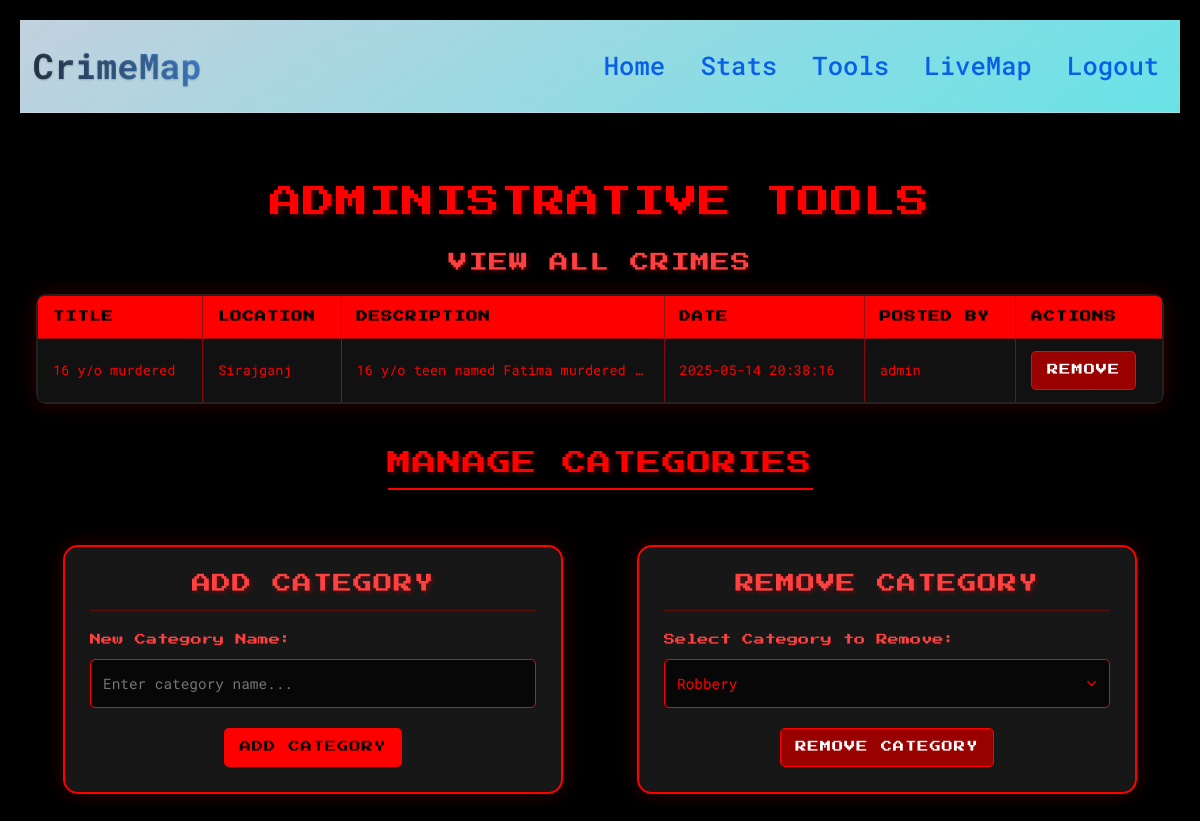
/admin-tools (signed in), run on an earlier commit of the app's database.
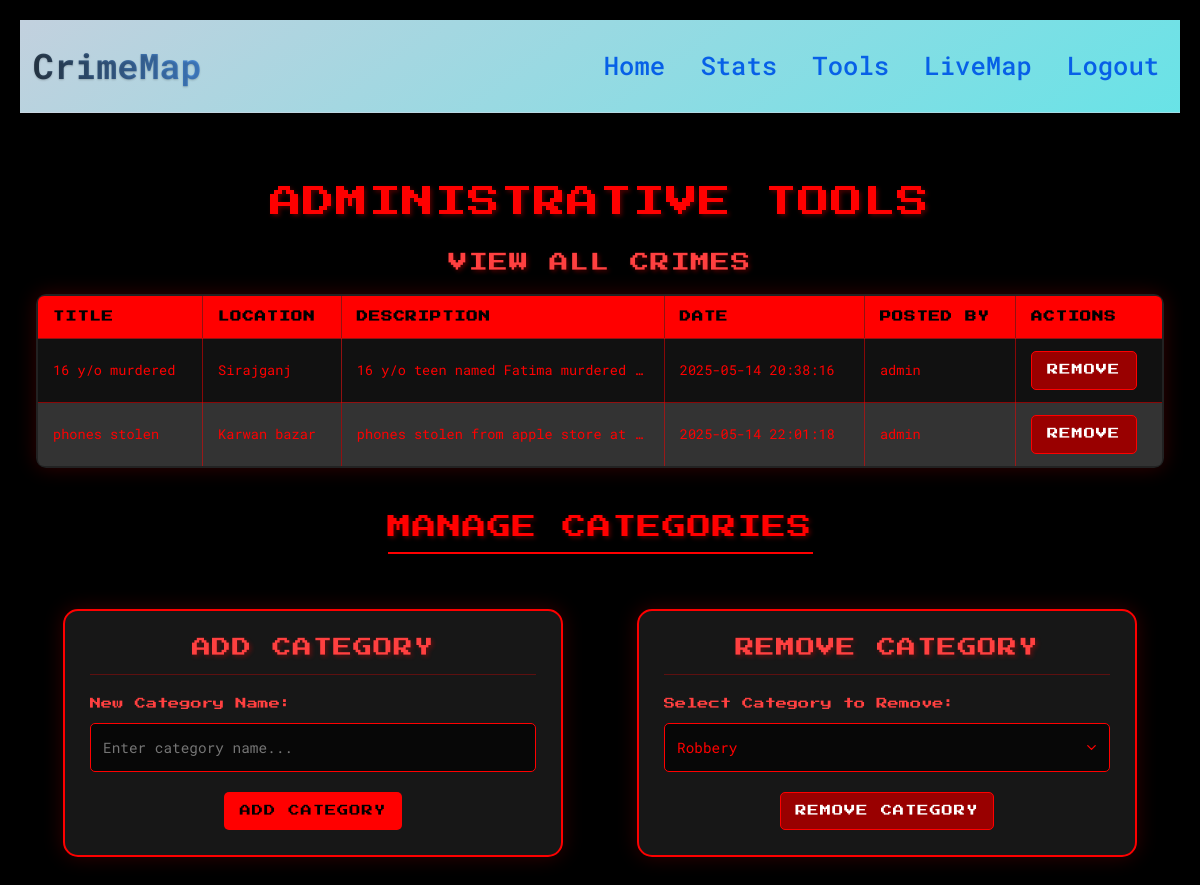
And on a later commit of the database.
### website/models.py (models this page shows)
class Crime(db.Model):
    __tablename__ = 'crime'
    __table_args__ = {'extend_existing': True}
    id = db.Column(db.Integer, primary_key=True)
    title = db.Column(db.String(100))
    location = db.Column(db.String(100))
    data = db.Column(db.String(10000))
    date = db.Column(db.DateTime(timezone=True), default=func.now())
    user_id = db.Column(db.Integer, db.ForeignKey('user.id'))

class User(db.Model, UserMixin):
    id = db.Column(db.Integer, primary_key=True)
    email = db.Column(db.String(150), unique=True)
    password = db.Column(db.String(150))
    first_name = db.Column(db.String(150))
    crimes = db.relationship('Crime')

### website/views.py (the view, shortened to what this page needs)
@views.route('/admin-tools', methods=['GET', 'POST'])
@login_required
def admin_tools():
    if current_user.id != 1:
        flash('Access denied!', category='error')
        return redirect(url_for('views.home'))
    crimes = Crime.query.all()
    for crime in crimes:
        crime.user = User.query.get(crime.user_id)
    categories = Category.query.all()
    return render_template('admin_tools.html',user=current_user, crimes=crimes, categories=categories)

### website/__init__.py (called while the page is built)
def create_app():
    app = Flask(__name__)
    app.config['SECRET_KEY'] = 'hjshjhdjah kjshkjdhjs'
    app.config['SQLALCHEMY_DATABASE_URI'] = f'sqlite:///{DB_NAME}'
    db.init_app(app)
    from .views import views
    from .auth import auth
    app.register_blueprint(views, url_prefix='/')
    app.register_blueprint(auth, url_prefix='/')
    from .models import User
    with app.app_context():
        db.create_all()
    login_manager = LoginManager()
    login_manager.login_view = 'auth.login'
    login_manager.init_app(app)
    @login_manager.user_loader
    def load_user(id):
        return User.query.get(int(id))
    return app

### website/templates/admin_tools.html (shortened to what this page needs)
{% extends "base.html" %}
{% block content %}
<!DOCTYPE html>
<html lang="en">
<head>
</head>
<body>
<h1>Administrative Tools</h1>
<h3>View All Crimes</h3>
<div class="table-container">
    <table>
        <thead>
            <tr>
                <th>Title</th>
                <th>Location</th>
                <th>Description</th>
                <th>Date</th>
                <th>Posted By</th>
                <th>Actions</th>
            </tr>
        </thead>
        <tbody>
            {% for crime in crimes %}
                <tr>
                    <td>{{ crime.title }}</td>
                    <td>{{ crime.location }}</td>
                    <td>{{ crime.data }}</td>
                    <td>{{ crime.date.strftime('%Y-%m-%d %H:%M:%S') }}</td>
                    <td>{{ crime.user.first_name }}</td>
                    <td>
                        <form method="POST" action="{{ url_for('views.delete_crime', crime_id=crime.id) }}">
                            <button type="submit" class="btn btn-danger">Remove</button>
                        </form>
                    </td>
                </tr>
            {% endfor %}
        </tbody>
    </table>
</div>
<h2>Manage Categories</h2>
<div class="admin-forms">
    <div class="admin-form">
        <h3>Add Category</h3>
        <form method="POST">
            <label for="category-name">New Category Name:</label>
            <input type="text" name="category-name" id="category-name" required placeholder="Enter category name..." />
            <button type="submit" name="add-category" class="btn btn-primary">Add Category</button>
        </form>
    </div>
    <div class="admin-form">
        <h3>Remove Category</h3>
        <form method="POST">
            <label for="category-id">Select Category to Remove:</label>
            <select name="category-id" id="category-id" required>
                {% for category in categories %}
                    <option value="{{ category.cat_id }}">{{ category.name }}</option>
                {% endfor %}
            </select>
            <button type="submit" name="remove-category" class="btn btn-danger">Remove Category</button>
        </form>
    </div>
</div>
</body>
</html>
{% endblock %}

### website/templates/base.html (shortened to what this page needs)
<!DOCTYPE html>
<html lang="en">
  <head>
    <link
      rel="stylesheet"
      href="https://cdn.jsdelivr.net/npm/bootstrap@4.4.1/dist/css/bootstrap.min.css"
    />
  </head>
  <body>
    <nav class="navbar navbar-expand-lg">
      <a class="navbar-brand" href="/" data-toggle="tooltip" title="CrimeMap Homepage">CrimeMap</a>
      <div class="collapse navbar-collapse" id="navbar">
        <ul class="navbar-nav ml-auto">
          {% if current_user.is_authenticated %}
          <li class="nav-item">
            <a class="nav-link" id="home" href="/" data-toggle="tooltip" title="Go to homepage">Home</a>
          </li>
          <li class="nav-item">
            <a class="nav-link" id="stats" href="{{ url_for('views.stats') }}" data-toggle="tooltip" title="View crime statistics">Stats</a>
          </li>
          {% if user.id == 1 %}
          <li class="nav-item">
            <a class="nav-link" id="admin-tools" href="/admin-tools" data-toggle="tooltip" title="Access admin tools">Tools</a>
          </li>
          {% endif %}
          <li class="nav-item">
            <a class="nav-link" id="live-map" href="{{ url_for('views.live_map') }}" data-toggle="tooltip" title="View live crime map">LiveMap</a>
          </li>
          <li class="nav-item">
            <a class="nav-link" id="logout" href="/logout" data-toggle="tooltip" title="Sign out">Logout</a>
          </li>
          {% endif %}
        </ul>
      </div>
    </nav>
    <div class="container">{% block content %} {% endblock %}</div>
  </body>
</html>

### website/templates/base.html (style rules this page uses)
body { background-color: #e6f0fa; color: #2c3e50; font-family: -apple-system, BlinkMacSystemFont, "Segoe UI", Roboto, sans-serif; line-height: 1.6; }
.navbar { background: linear-gradient(145deg, rgba(205, 220, 234, 0.95), rgba(110, 239, 243, 0.95)); box-shadow: 0 4px 15px rgba(0, 0, 0, 0.1); padding: .8rem; border-bottom: 1px solid rgba(209, 217, 230, 0.5); }
.navbar-brand { background: linear-gradient(90deg, #2c3e50, #4a90e2); -webkit-background-clip: text; -webkit-text-fill-color: transparent; font-weight: 780; font-size: 2.2rem; text-shadow: 0 1px 2px rgba(0, 0, 0, 0.2); transition: opacity 0.3s ease; position: relative; }
.navbar-brand::after { content: ''; width: 0; height: 2px; background: #4a90e2; position: absolute; bottom: -2px; left: 0; transition: width 0.3s ease; }
.nav-link { color: #0760e7 !important; font-size: 1.6rem; font-weight: 500; padding: 0.5rem 1rem; margin-left: 1.2rem; position: relative; transition: color 0.3s ease; }
.nav-link::after { content: ''; width: 0; height: 2px; background: #4a90e2; position: absolute; bottom: 0; left: 50%; transform: translateX(-50%); transition: width 0.3s ease; }
.container { max-width: 1200px; padding: 2.5rem 1rem; }

### website/templates/admin_tools.html (style rules this page uses)
:root { --primary-red: #f00; --bright-red: #ff4040; --dark-red: #c00; --darker-red: #900; --black: #000; --dark-gray: #222; --light-gray: #333; --darker-gray: #111; }
body { background-color: var(--black); color: var(--primary-red); font-family: 'Roboto Mono', monospace; text-align: center; margin: 0; padding: 20px; max-width: 1200px; margin: 0 auto; }
h1, h2, h3 { font-family: 'Press Start 2P', cursive; letter-spacing: 1px; text-transform: uppercase; text-shadow: 2px 2px 4px rgba(255, 0, 0, 0.3); }
h1 { color: var(--primary-red); font-size: 2rem; margin: 30px 0; animation: neon 1.5s ease-in-out infinite alternate; }
h2 { font-size: 1.5rem; margin: 25px 0; padding-bottom: 10px; border-bottom: 2px solid var(--primary-red); display: inline-block; }
h3 { font-size: 1.2rem; margin: 20px 0; color: var(--bright-red); }
.table-container { overflow-x: auto; margin: 20px 0; border-radius: 10px; box-shadow: 0 0 20px rgba(255, 0, 0, 0.2); }
table { width: 100%; border-collapse: collapse; background-color: var(--dark-gray); color: var(--primary-red); font-size: 0.85rem; margin: 0 auto; border: 2px solid var(--primary-red); border-radius: 8px; overflow: hidden; }
th, td { padding: 12px 15px; border: 1px solid rgba(255, 0, 0, 0.5); text-align: left; }
th { background-color: var(--primary-red); color: var(--black); font-family: 'Press Start 2P', cursive; font-size: 0.7rem; letter-spacing: 1px; text-transform: uppercase; position: sticky; top: 0; }
tr:nth-child(even) { background-color: var(--light-gray); }
tr:nth-child(odd) { background-color: var(--darker-gray); }
td { transition: all 0.3s ease; }
td:nth-child(3) { max-width: 300px; overflow: hidden; text-overflow: ellipsis; white-space: nowrap; }
.btn { padding: 10px 15px; border: none; border-radius: 5px; font-family: 'Press Start 2P', cursive; font-size: 0.7rem; cursor: pointer; transition: all 0.3s ease; text-transform: uppercase; letter-spacing: 1px; }
.btn-primary { background-color: var(--primary-red); color: var(--black); border: 1px solid transparent; }
.btn-danger { background-color: var(--darker-red); color: #fff; border: 1px solid var(--primary-red); }
.admin-forms { display: flex; flex-wrap: wrap; justify-content: space-around; gap: 20px; margin-top: 30px; }
.admin-form { flex: 1; min-width: 300px; max-width: 500px; padding: 25px; background-color: rgba(34, 34, 34, 0.7); border: 2px solid var(--primary-red); border-radius: 15px; box-shadow: 0 0 20px rgba(255, 0, 0, 0.2); transition: all 0.3s ease; margin-bottom: 20px; }
.admin-form h3 { margin-top: 0; padding-bottom: 15px; border-bottom: 1px solid rgba(255, 0, 0, 0.3); }
label { display: block; color: var(--bright-red); font-size: 0.9rem; margin-bottom: 10px; text-align: left; font-family: 'Press Start 2P', cursive; font-size: 0.7rem; }
input, select { width: 100%; padding: 12px; margin-bottom: 20px; border: 1px solid var(--primary-red); border-radius: 5px; background-color: rgba(0, 0, 0, 0.7); color: var(--primary-red); font-family: 'Roboto Mono', monospace; font-size: 0.9rem; transition: all 0.3s ease; }
select { appearance: none; background-repeat: no-repeat; background-position: right 10px center; background-size: 15px; padding-right: 30px; }
option { background-color: var(--black); color: var(--primary-red); }

What changed in the data, as far as the page shows it:
added Crime: title "phones stolen", location "Karwan bazar", data "phones stolen from apple store at…", date "2025-05-14 22:01:18", user.first_name "admin"
